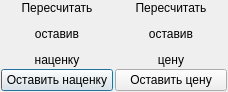
<?xml version="1.0" encoding="UTF-8"?>
<ui version="4.0">
 <class>Dialog</class>
 <widget class="QDialog" name="Dialog">
  <property name="geometry">
   <rect>
    <x>0</x>
    <y>0</y>
    <width>228</width>
    <height>90</height>
   </rect>
  </property>
  <property name="windowTitle">
   <string>Пересчет</string>
  </property>
  <layout class="QGridLayout" name="gridLayout">
   <property name="leftMargin">
    <number>1</number>
   </property>
   <property name="topMargin">
    <number>1</number>
   </property>
   <property name="rightMargin">
    <number>1</number>
   </property>
   <property name="bottomMargin">
    <number>1</number>
   </property>
   <property name="spacing">
    <number>2</number>
   </property>
   <item row="0" column="0">
    <widget class="QLabel" name="label">
     <property name="text">
      <string>&lt;html&gt;&lt;head/&gt;&lt;body&gt;&lt;p align=&quot;center&quot;&gt;Пересчитать&lt;/p&gt;&lt;p align=&quot;center&quot;&gt; оставив&lt;/p&gt;&lt;p align=&quot;center&quot;&gt; наценку&lt;/p&gt;&lt;/body&gt;&lt;/html&gt;</string>
     </property>
    </widget>
   </item>
   <item row="0" column="1">
    <widget class="QLabel" name="label_2">
     <property name="text">
      <string>&lt;html&gt;&lt;head/&gt;&lt;body&gt;&lt;p align=&quot;center&quot;&gt;Пересчитать&lt;/p&gt;&lt;p align=&quot;center&quot;&gt;оставив&lt;/p&gt;&lt;p align=&quot;center&quot;&gt;цену&lt;/p&gt;&lt;/body&gt;&lt;/html&gt;</string>
     </property>
    </widget>
   </item>
   <item row="1" column="0">
    <widget class="QPushButton" name="pushButton">
     <property name="text">
      <string>Оставить наценку</string>
     </property>
    </widget>
   </item>
   <item row="1" column="1">
    <widget class="QPushButton" name="pushButton_2">
     <property name="text">
      <string>Оставить цену</string>
     </property>
    </widget>
   </item>
  </layout>
 </widget>
 <resources/>
 <connections>
  <connection>
   <sender>pushButton</sender>
   <signal>clicked()</signal>
   <receiver>Dialog</receiver>
   <slot>ui_percent()</slot>
   <hints>
    <hint type="sourcelabel">
     <x>31</x>
     <y>76</y>
    </hint>
    <hint type="destinationlabel">
     <x>-113</x>
     <y>81</y>
    </hint>
   </hints>
  </connection>
  <connection>
   <sender>pushButton_2</sender>
   <signal>clicked()</signal>
   <receiver>Dialog</receiver>
   <slot>ui_price()</slot>
   <hints>
    <hint type="sourcelabel">
     <x>200</x>
     <y>75</y>
    </hint>
    <hint type="destinationlabel">
     <x>299</x>
     <y>77</y>
    </hint>
   </hints>
  </connection>
 </connections>
 <slots>
  <slot>ui_percent()</slot>
  <slot>ui_price()</slot>
 </slots>
</ui>
